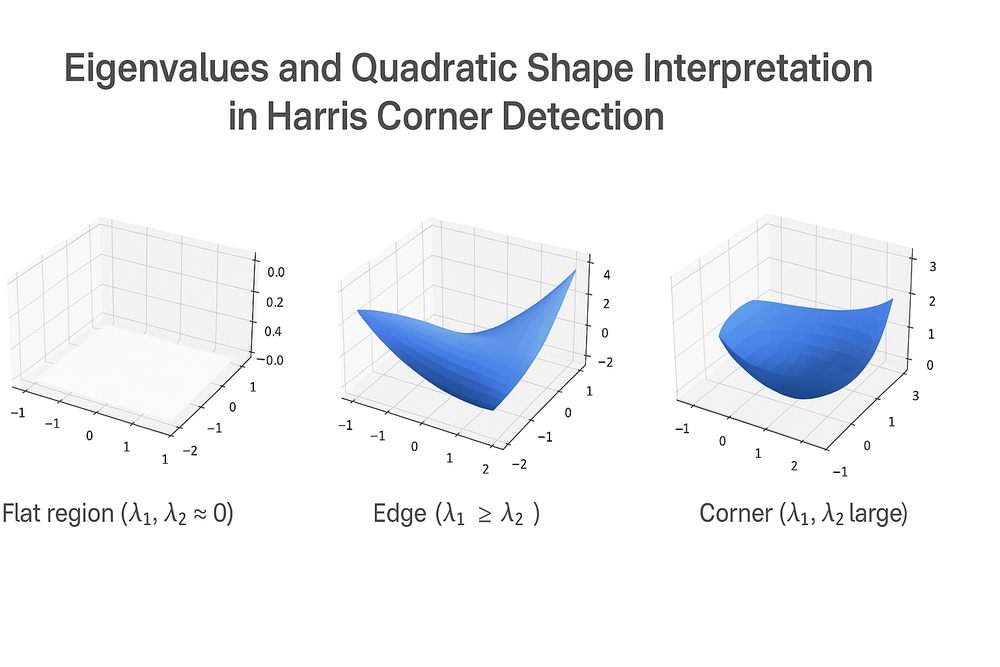
//> input picture 05_DerivativesEdgeDetection/01_Images/eigenvalue_shapes.png, 1000 x 667 px, shrunk from 1536 x 1024 before the run
$ ./HarrisResponse ../01_Images/eigenvalue_shapes.png   (built with g++ and OpenCV 4)
//> lines starting //> are read from the running program, lines starting //| are printed output that depends on the picture
#include <opencv2/opencv.hpp>
#include <iostream>

int main(int argc, char** argv) {
    if (argc != 2) {
        std::cerr << "Usage: ./harris_response [image_path]" << std::endl;
        return -1;
    }

    std::string image_path = argv[1];
    cv::Mat image = cv::imread(image_path, cv::IMREAD_GRAYSCALE);
//> image: 667 rows x 1000 cols, CV_8UC1; min 0, max 255, mean 242.5
    if (image.empty()) {
        std::cerr << "Error: Could not open or find the image!" << std::endl;
        return -1;
    }

    // Convert to float
    cv::Mat img_float;
    image.convertTo(img_float, CV_32F);

    // Compute gradients
    cv::Mat Ix, Iy;
    cv::Sobel(img_float, Ix, CV_32F, 1, 0, 3);
    cv::Sobel(img_float, Iy, CV_32F, 0, 1, 3);

    // Compute products of derivatives
    cv::Mat Ix2 = Ix.mul(Ix);
    cv::Mat Iy2 = Iy.mul(Iy);
    cv::Mat Ixy = Ix.mul(Iy);
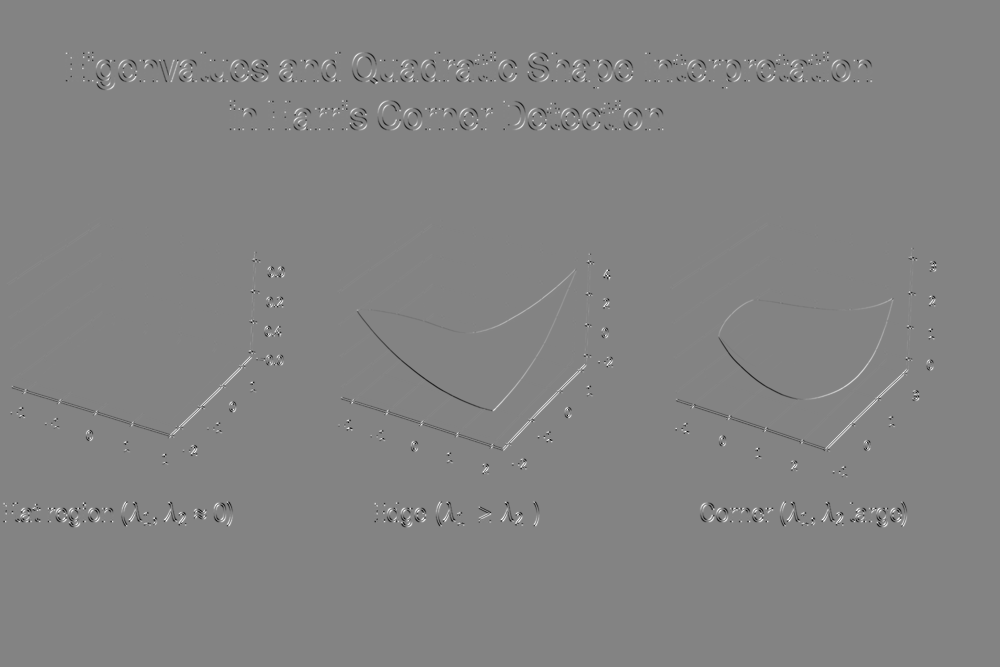
//> Ixy: 667 rows x 1000 cols, CV_32FC1; min -456435, max 426213, mean 90.8; drawn with min black and max white

    // Apply Gaussian filtering
    cv::GaussianBlur(Ix2, Ix2, cv::Size(5, 5), 1.0);
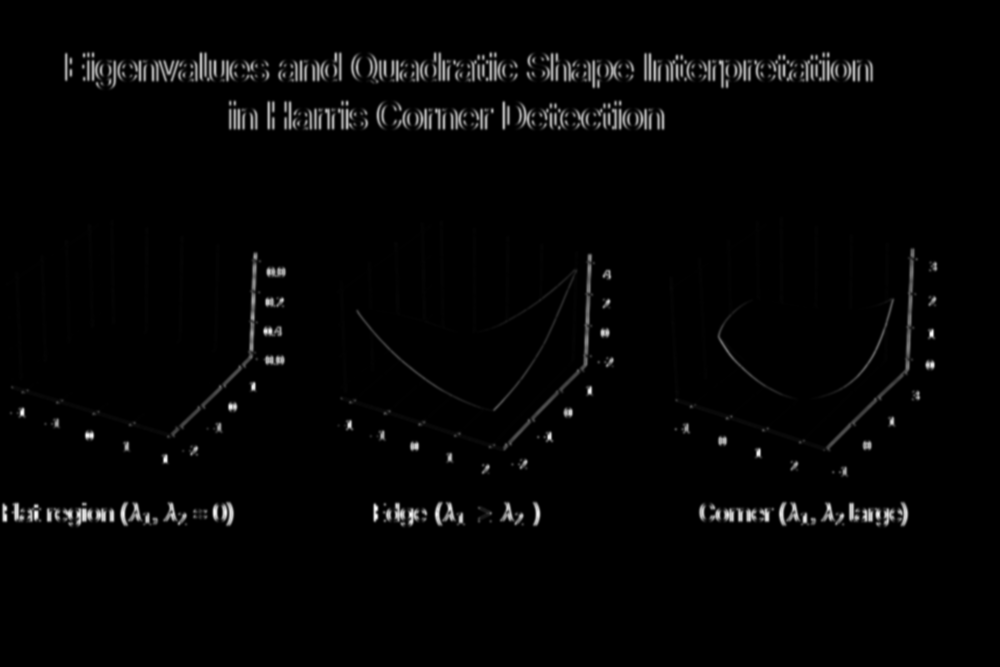
//> Ix2: 667 rows x 1000 cols, CV_32FC1; min 0, max 525609, mean 10220.4; drawn with min black and max white
    cv::GaussianBlur(Iy2, Iy2, cv::Size(5, 5), 1.0);
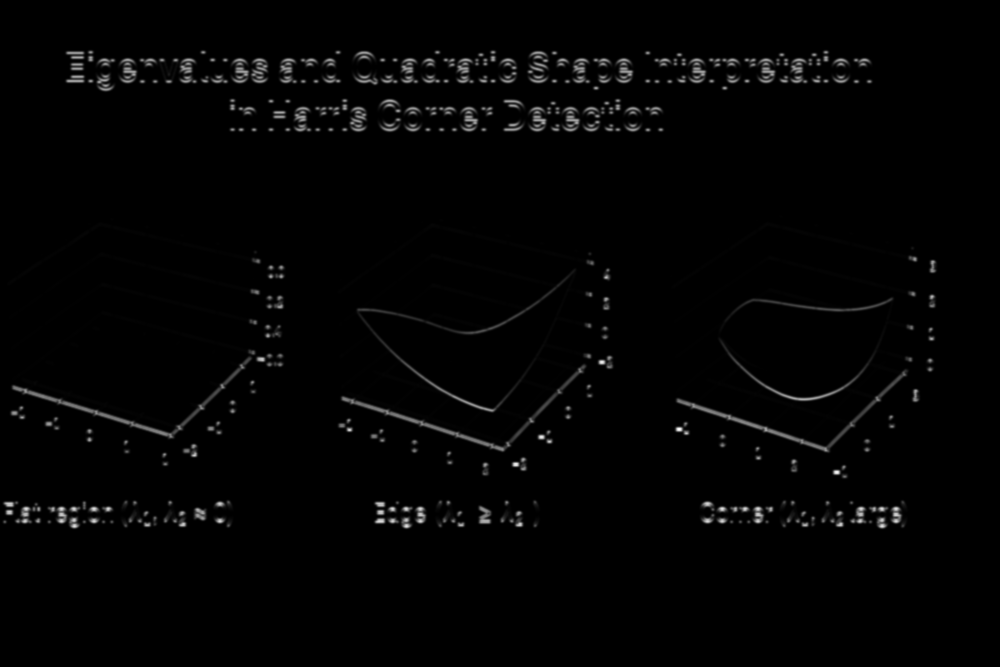
//> Iy2: 667 rows x 1000 cols, CV_32FC1; min 0, max 545930.3, mean 7811.2; drawn with min black and max white
    cv::GaussianBlur(Ixy, Ixy, cv::Size(5, 5), 1.0);

    // Compute Harris response
    double k = 0.04;
    cv::Mat detM = Ix2.mul(Iy2) - Ixy.mul(Ixy);
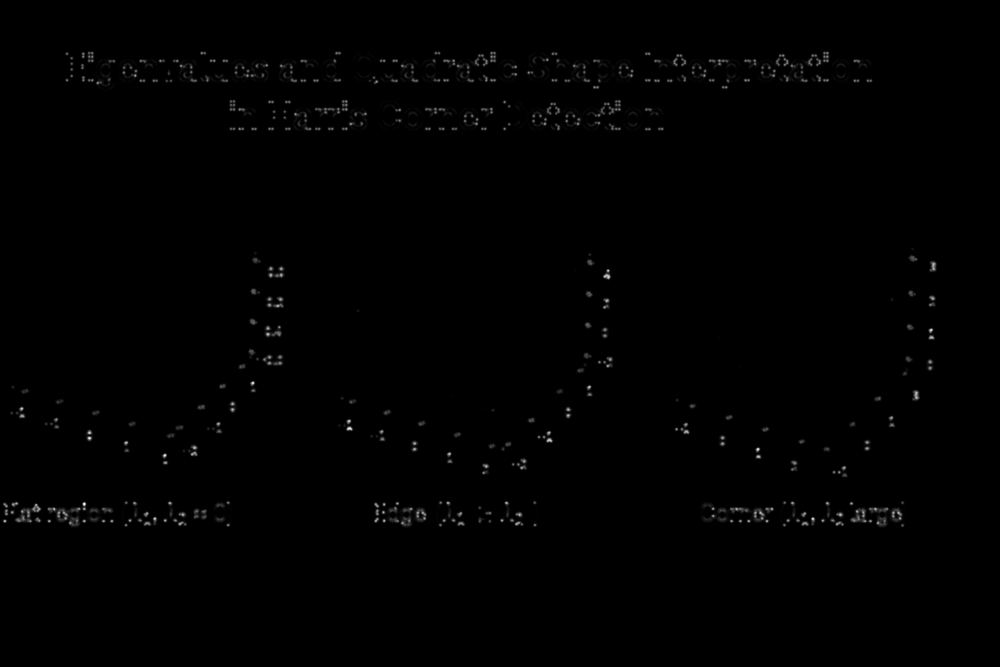
//> detM: 667 rows x 1000 cols, CV_32FC1; min 0, max 5.75e+10, mean 281762464; drawn with min black and max white
    cv::Mat traceM = Ix2 + Iy2;
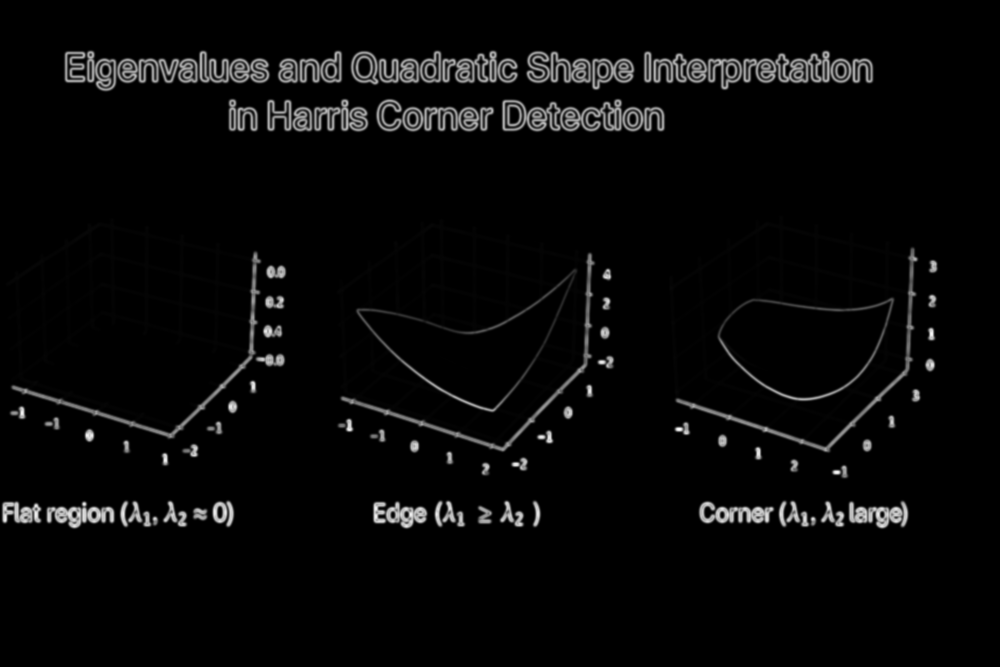
//> traceM: 667 rows x 1000 cols, CV_32FC1; min 0, max 547355.6, mean 18031.6; drawn with min black and max white
    cv::Mat R = detM - k * traceM.mul(traceM);
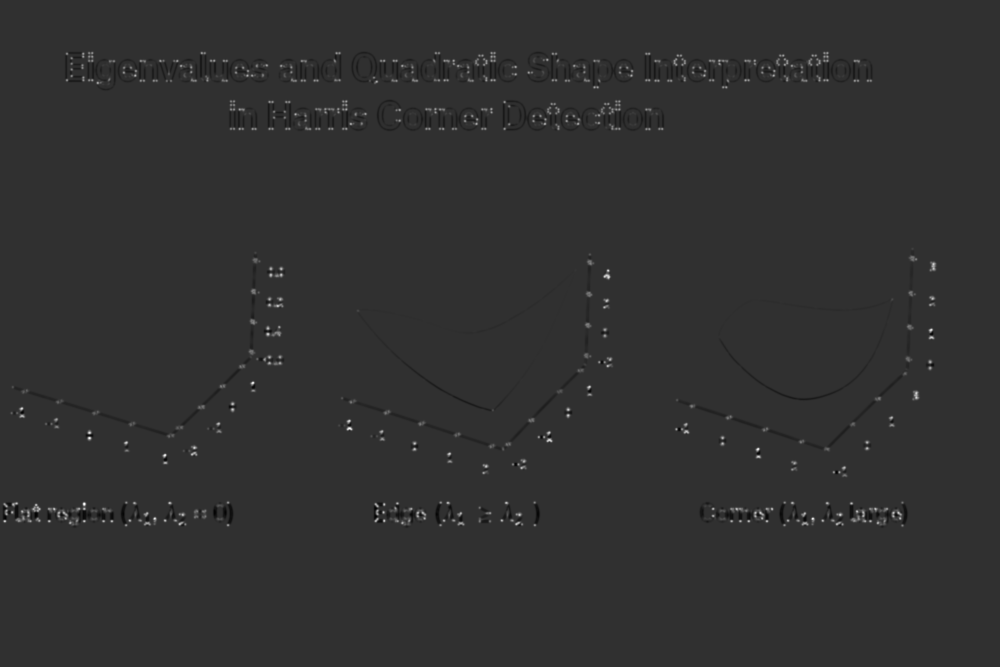
//> R: 667 rows x 1000 cols, CV_32FC1; min -1.12e+10, max 4.78e+10, mean 91075912; drawn with min black and max white

    // Normalize and threshold
    cv::Mat R_norm, R_norm_scaled;
    cv::normalize(R, R_norm, 0, 255, cv::NORM_MINMAX, CV_32F);
    R_norm.convertTo(R_norm_scaled, CV_8U);

    // Draw corners
    cv::Mat result;
    cv::cvtColor(image, result, cv::COLOR_GRAY2BGR);
    for (int y = 1; y < R.rows - 1; ++y) {
        for (int x = 1; x < R.cols - 1; ++x) {
            float val = R_norm.at<float>(y, x);
            if (val > 125 &&
                val > R_norm.at<float>(y - 1, x) && val > R_norm.at<float>(y + 1, x) &&
                val > R_norm.at<float>(y, x - 1) && val > R_norm.at<float>(y, x + 1)) {
                cv::circle(result, cv::Point(x, y), 2, cv::Scalar(0, 0, 255), -1);
            }
        }
    }
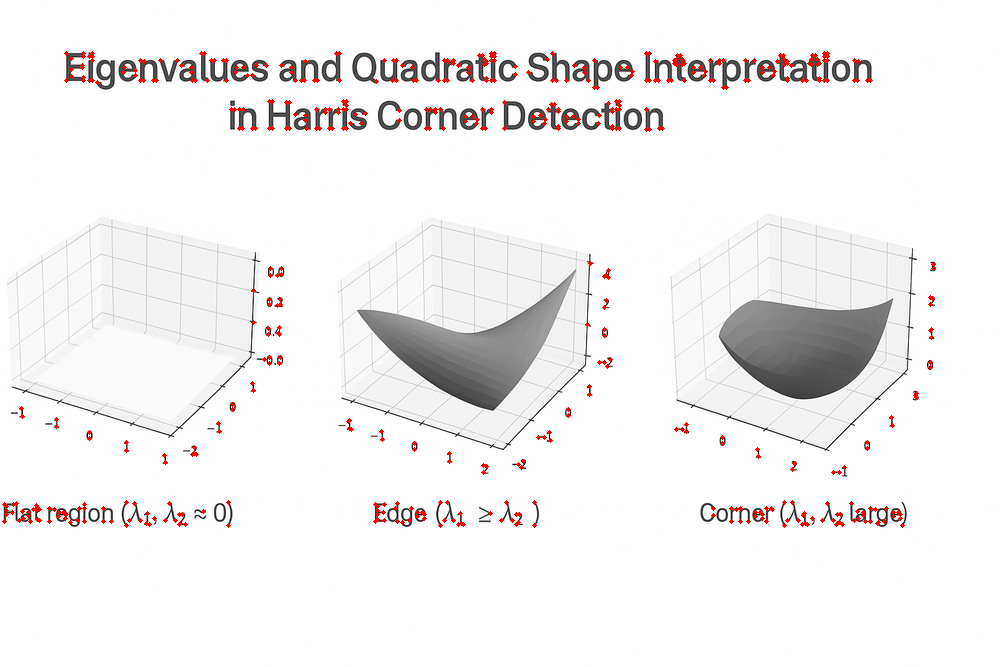
//> result: 667 rows x 1000 cols, CV_8UC3; mean B, G, R 240.9, 240.9, 243.5

    cv::imwrite("../01_Images/harris_response_result.png", result);
    std::cout << "Harris response result saved as 'harris_response_result.png'." << std::endl;
    return 0;
}
